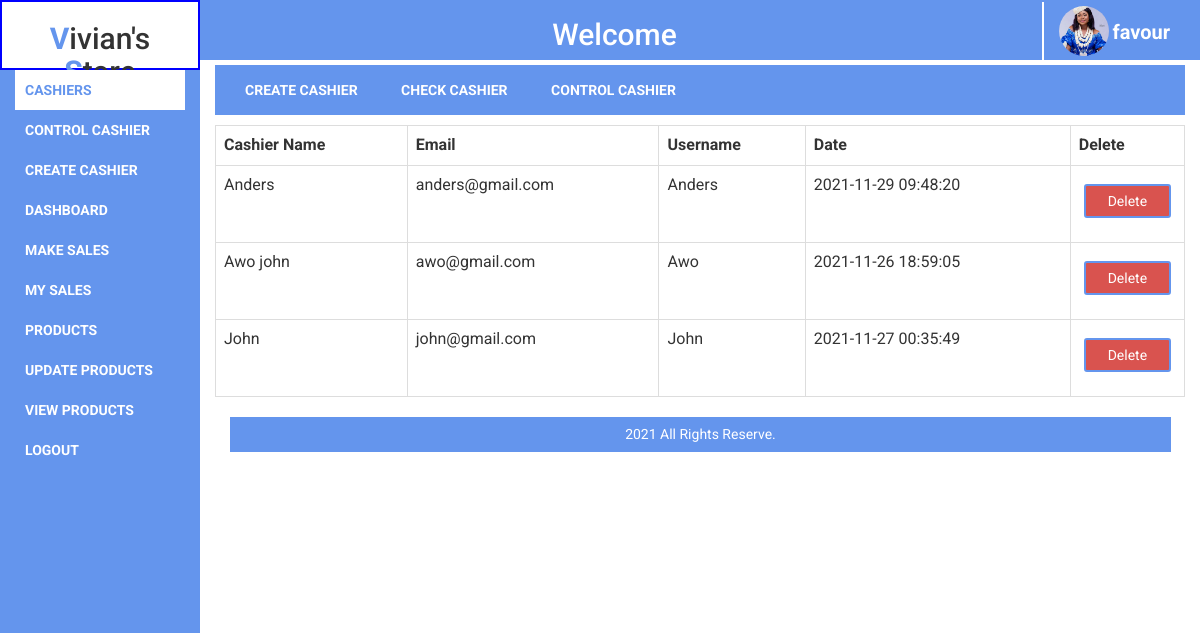
The app's page /checkrep (signed in) with its own data.
### tables this page shows
CREATE TABLE `users` (
  `userId` int(11) NOT NULL,
  `name` varchar(30) NOT NULL,
  `email` varchar(30) NOT NULL,
  `username` varchar(30) NOT NULL,
  `password` varchar(30) NOT NULL,
  `position` varchar(10) NOT NULL,
  `date` datetime NOT NULL DEFAULT CURRENT_TIMESTAMP,
  `status` varchar(10) NOT NULL
);

### config/dblink.php (called while the page is built, shortened)
<?php
class Vic{
private $connect = NULL;
public function __construct()
  {
$servername = "localhost";
$username = "root";
$password = "";
$dbname = "victor";
  $this->connect = "";
  try{
  $this->connect = new PDO("mysql:host=$servername;dbname=$dbname", $username, $password);
  $this->connect->setAttribute(PDO::ATTR_ERRMODE, PDO::ERRMODE_EXCEPTION);
  $this->connect->exec("SET CHARACTER SET utf8");
    }
  catch(PDOException $e) {
  echo 'Error: ' . $e->getMessage();
        }
  }
 public function tbl_select($tblquery,$tblvalue = array())
 {
 try{
  $stmt = $this->connect->prepare($tblquery);
  $stmt->execute($tblvalue);
  $results = $stmt->fetchAll(PDO::FETCH_ASSOC);
  return $results;
} catch(PDOException $e) {
    echo 'Error: ' . $e->getMessage();
  }
 }
  }
?>

### pages/checkrep.php (the view, shortened to what this page needs)
<div class='dynamicBodyNav'>
    <ul>
        <li>
            <a href='createsalesrep'>Create Cashier</a>
        <li>
        <li>
            <a href='checkrep'>Check Cashier</a>
        <li>
        <li>
            <a href='controlrep'>Control Cashier</a>
        <li>
    </ul>
</div>
<div class="dynamicMainBodyBox">
    <table class="table table-bordered table-hover">
        <tr>
            <th>Cashier Name</th>
            <th>Email</th>
            <th>Username</th>
            <th>Date</th>
            <th>Delete</th>
        </tr>
        <?php
            $tblquery = "SELECT * FROM users WHERE position = 'Rep' ORDER BY name";
            $tblvalue = array();
            $select = $collect->tbl_select($tblquery, $tblvalue);
            foreach($select as $data){
                extract($data);
            ?>
                <?Php
                    echo  "
                        <tr>
                            <td>$name</td>
                            <td>$email</td>
                            <td>$username</td>
                            <td>$date</td>
                            <td>
                                <form action='checkrep' method='POST'>
                                    <input type='hidden' name='del' value='$userId'>
                                    <input type='submit' name='delete' value='Delete' class='btn btn-danger'>
                                </form>
                            </td>
                        </tr>
                    ";
                ?>
                <?php
            }
        ?>
</div>

### styles/stylesheet.css (style rules this page uses)
body { box-sizing: border-box; font-family: 'Roboto', sans-serif; margin: 0; overflow-x: hidden; padding: 0; }
.table tr, .table tr td { vertical-align: middle; }
ul { margin: 0; padding: 0; width: 100%; }
ul li { cursor: pointer; list-style: none; padding: 10px; text-align: left; width: 100%; }
ul li a { color: #fff; font-weight: bolder; text-decoration: none; text-transform: uppercase; width: 100%; }
.dynamicBodyNav { background:cornflowerblue; height: 50px; margin-top: 5px; }
.dynamicBodyNav ul { margin: 5px; padding: 15px; }
.dynamicBodyNav ul li { cursor: pointer; display: inline; list-style-type: none; width: 100%; }
.dynamicMainBodyBox { height: 480px; margin-top: 10px; overflow-y: scroll; }
.dynamicMainBodyBox form input { border:1px solid cornflowerblue; border-radius: 3px; display: block; margin: 10px auto; padding: 5px; width: 90%; }
.dynamicMainBodyBox form input[type="submit"] { border:2px solid cornflowerblue; border-radius: 3px; color: #fff; display: block; margin: 10px auto; padding: 5px; width: 90%; }

### records on screen
users: name "Anders", email "anders@gmail.com", username "Anders", date "2021-11-29 09:48:20"
users: name "Awo john", email "awo@gmail.com", username "Awo", date "2021-11-26 18:59:05"
users: name "John", email "john@gmail.com", username "John", date "2021-11-27 00:35:49"

### other values on screen
$_SESSION['username'] "favour"
